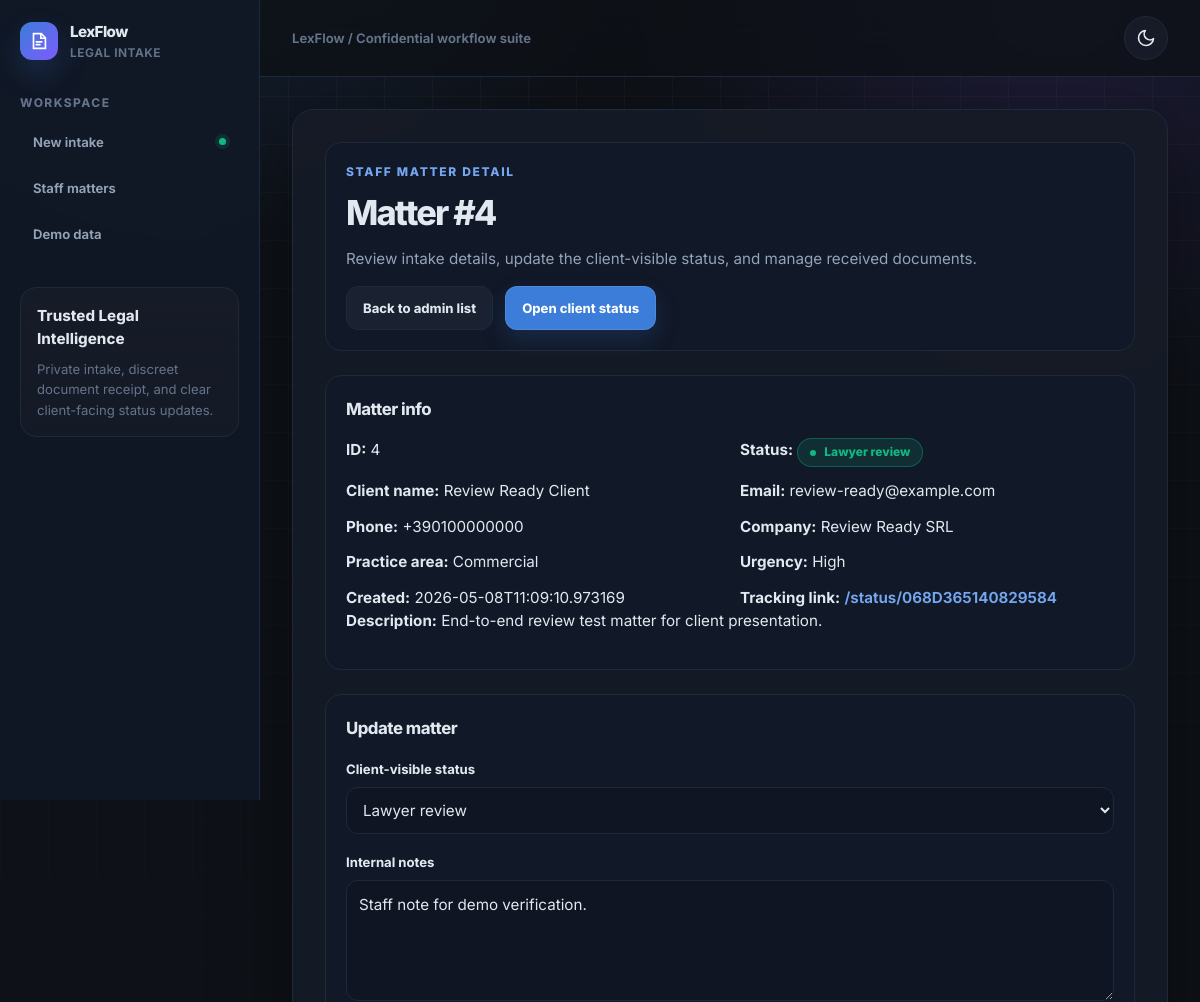
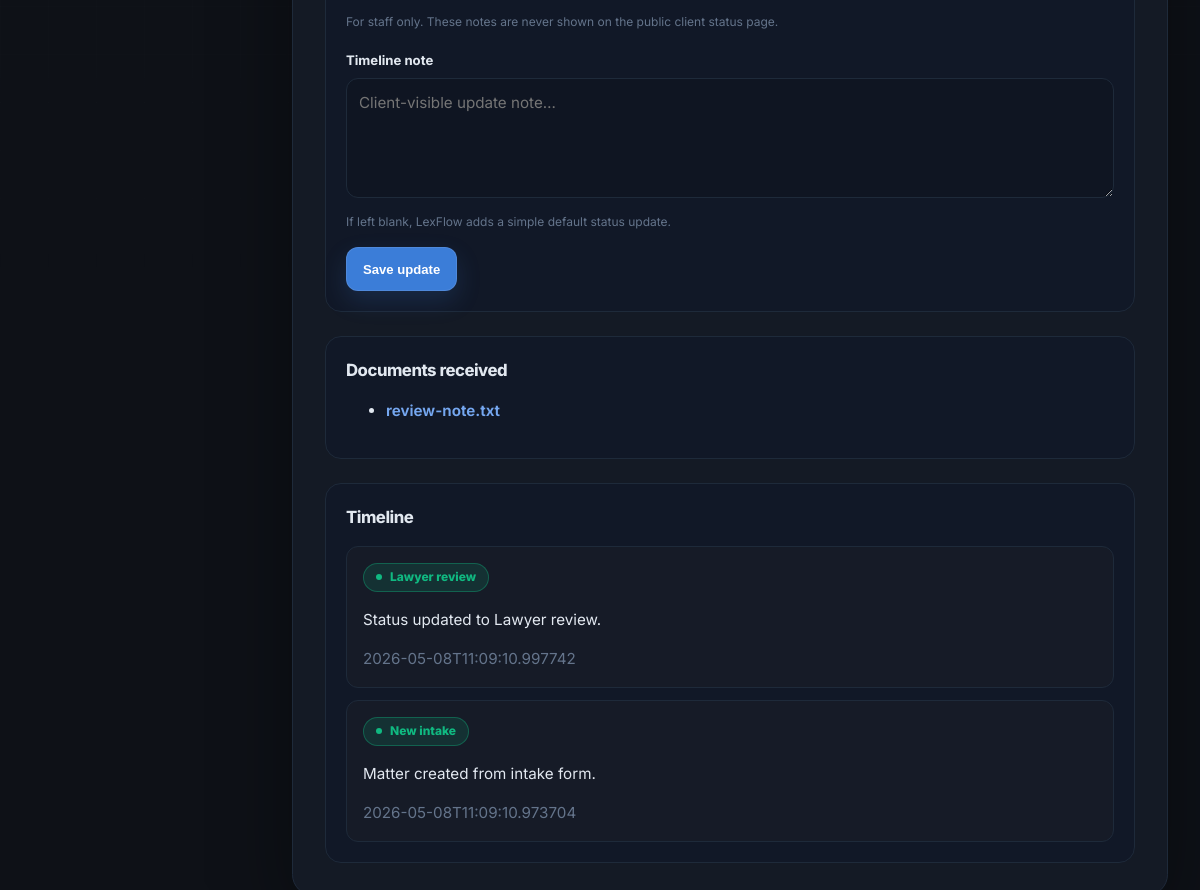
Page /admin/matter/4 on the committed database (2 pictures, top to bottom).
### tables this page shows
CREATE TABLE "matters" (
            id INTEGER PRIMARY KEY AUTOINCREMENT,
            created_at TEXT NOT NULL,
            token TEXT NOT NULL UNIQUE,
            client_name TEXT NOT NULL,
            email TEXT NOT NULL,
            phone TEXT,
            company TEXT,
            practice_area TEXT NOT NULL,
            urgency TEXT DEFAULT 'Medium',
            description TEXT,
            status TEXT NOT NULL DEFAULT 'New intake',
            internal_notes TEXT DEFAULT ''
        );

CREATE TABLE documents (
                id INTEGER PRIMARY KEY AUTOINCREMENT,
                matter_id INTEGER NOT NULL,
                stored_name TEXT NOT NULL,
                original_name TEXT NOT NULL,
                uploaded_at TEXT NOT NULL DEFAULT CURRENT_TIMESTAMP,
                FOREIGN KEY (matter_id)
                    REFERENCES matters (id)
                    ON DELETE CASCADE
            );

CREATE TABLE events (
                id INTEGER PRIMARY KEY AUTOINCREMENT,
                matter_id INTEGER NOT NULL,
                event_time TEXT NOT NULL DEFAULT CURRENT_TIMESTAMP,
                status TEXT NOT NULL,
                note TEXT,
                FOREIGN KEY (matter_id)
                    REFERENCES matters (id)
                    ON DELETE CASCADE
            );

### app.py (the view, shortened to what this page needs)
@app.route("/admin/matter/<int:matter_id>", methods=["GET", "POST"])
def admin_matter(matter_id):
    with get_db() as conn:
        matter = conn.execute("SELECT * FROM matters WHERE id=?", (matter_id,)).fetchone()
        if not matter:
            abort(404)
        docs   = conn.execute("SELECT * FROM documents WHERE matter_id=? ORDER BY uploaded_at DESC", (matter_id,)).fetchall()
        events = conn.execute("SELECT * FROM events WHERE matter_id=? ORDER BY event_time DESC", (matter_id,)).fetchall()
    return render_template("admin_matter.html", matter=matter, docs=docs,
                           events=events, statuses=STATUSES)

### app.py (called while the page is built)
def get_db():
    conn = sqlite3.connect(DB_PATH)
    conn.row_factory = sqlite3.Row
    return conn

### templates/admin_matter.html (shortened to what this page needs)
{% extends "base.html" %}
{% block content %}
<section class="card stack" aria-labelledby="page-title">
    <div class="section">
        <p class="eyebrow">Staff matter detail</p>
        <h1 id="page-title">Matter #{{ matter["id"] }}</h1>
        <p class="intro">
            Review intake details, update the client-visible status, and manage received documents.
        </p>
        <div class="actions">
            <a class="button button-secondary" href="{{ url_for('admin') }}">Back to admin list</a>
            <a class="button" href="{{ url_for('status_page', token=matter['token']) }}" target="_blank" rel="noopener">Open client status</a>
        </div>
    </div>
    <section class="section" aria-labelledby="matter-info">
        <h2 id="matter-info">Matter info</h2>
        <div class="meta-list">
            <p><strong>ID:</strong> {{ matter["id"] }}</p>
            <p><strong>Status:</strong> <span class="badge">{{ matter["status"] }}</span></p>
            <p><strong>Client name:</strong> {{ matter["client_name"] }}</p>
            <p><strong>Email:</strong> {{ matter["email"] }}</p>
            <p><strong>Phone:</strong> {{ matter["phone"] or "—" }}</p>
            <p><strong>Company:</strong> {{ matter["company"] or "—" }}</p>
            <p><strong>Practice area:</strong> {{ matter["practice_area"] }}</p>
            <p><strong>Urgency:</strong> {{ matter["urgency"] }}</p>
            <p><strong>Created:</strong> {{ matter["created_at"] }}</p>
            <p>
                <strong>Tracking link:</strong>
                <a href="{{ url_for('status_page', token=matter['token']) }}" target="_blank" rel="noopener">
                    /status/{{ matter["token"] }}
                </a>
            </p>
        </div>
        <p><strong>Description:</strong> {{ matter["description"] or "—" }}</p>
    </section>
    <section class="section" aria-labelledby="matter-update">
        <h2 id="matter-update">Update matter</h2>
        <form action="{{ url_for('admin_matter', matter_id=matter['id']) }}" method="post">
            <p>
                <label for="status">Client-visible status</label>
                <select id="status" name="status">
                    {% for status in statuses %}
                        <option value="{{ status }}" {% if status == matter["status"] %}selected{% endif %}>
                            {{ status }}
                        </option>
                    {% endfor %}
                </select>
            </p>
            <p>
                <label for="internal_notes">Internal notes</label>
                <textarea id="internal_notes" name="internal_notes" rows="4">{{ matter["internal_notes"] or "" }}</textarea>
                <small>For staff only. These notes are never shown on the public client status page.</small>
            </p>
            <p>
                <label for="event_note">Timeline note</label>
                <textarea id="event_note" name="event_note" rows="4" placeholder="Client-visible update note…"></textarea>
                <small>If left blank, LexFlow adds a simple default status update.</small>
            </p>
            <div class="actions">
                <button class="button" type="submit">Save update</button>
            </div>
        </form>
    </section>
    <section class="section" aria-labelledby="matter-documents">
        <h2 id="matter-documents">Documents received</h2>
        {% if docs %}
            <ul>
                {% for doc in docs %}
                    <li>
                        <a href="/uploads/{{ doc.stored_name }}" target="_blank" rel="noopener">
                            {{ doc.original_name }}
                        </a>
                    </li>
                {% endfor %}
            </ul>
        {% else %}
            <p>No documents uploaded yet.</p>
        {% endif %}
    </section>
    <section class="section" aria-labelledby="matter-timeline">
        <h2 id="matter-timeline">Timeline</h2>
        {% if events %}
            <ul class="timeline">
                {% for event in events %}
                    <li>
                        <p><span class="badge">{{ event["status"] }}</span></p>
                        <p>{{ event["note"] }}</p>
                        <p style="margin-bottom: 0; color: var(--muted);">{{ event["event_time"] }}</p>
                    </li>
                {% endfor %}
            </ul>
        {% else %}
            <p>No timeline events yet.</p>
        {% endif %}
    </section>
</section>
{% endblock %}

### rows in the picture
matters: id "4", status "Lawyer review", client_name "Review Ready Client", email "review-ready@example.com", phone "+390100000000", company "Review Ready SRL", practice_area "Commercial", urgency "High", created_at "2026-05-08T11:09:10.973169", token "068D365140829584", description "End-to-end review test matter for client presentation.", internal_notes "Staff note for demo verification."
documents: original_name "review-note.txt"
events: status "Lawyer review", note "Status updated to Lawyer review.", event_time "2026-05-08T11:09:10.997742"
events: status "New intake", note "Matter created from intake form.", event_time "2026-05-08T11:09:10.973704"
